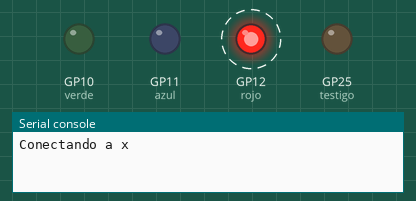
Recording of a program running on a simulated Raspberry Pi Pico running MicroPython. On the bench: output pins drawn as LEDs (lit = HIGH), the last lines printed to the serial console. Dashed ring = blinking. WiFi joins after 1.5 s; values from a settings file that is not in the repository are placeholders.

Above: at 0.1 s.
At 39.25 s:
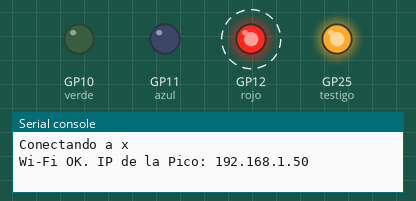
Timing chart, 0 to 40.0 s (numbered marks = the images above):
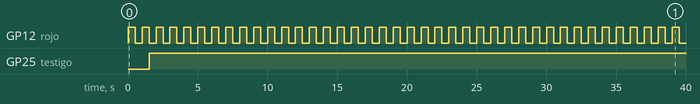

The program:

main.py
```python
"""
main.py — Firmware de la Raspberry Pi Pico 2 W en la cabeza de TR (MicroPython)
================================================================================
El PC lo hace todo; la Pico solo obedece por Wi-Fi: recibe órdenes UDP y mueve
los servos (por el PCA9685) y los 3 LEDs de estado.

Órdenes (texto, puerto 4210):
    S <canal> <grados>   servo: 0 pan, 1 tilt, 2 mandíbula (se recorta a LIMITES)
    L <estado>           LEDs: idle, listening, thinking, speaking, error, off
    P                    responde "TR-PICO pca=<0|1> ip=<ip>"

Conexiones: PCA9685 SDA → GP4 (pin 6), SCL → GP5 (pin 7), VCC → 3V3 OUT (pin 36),
GND → pin 38. LEDs con 330 Ω: verde GP10 (pin 14), azul GP11 (pin 15), rojo GP12
(pin 16). Los servos se alimentan del V+ del PCA9685 con su propia fuente.

Instalar: copia este main.py y un config.py con WIFI_SSID y WIFI_PASSWORD a la
Pico (ver config_ejemplo.py). El rojo parpadea si no hay Wi-Fi o si lleva más de
5 s sin noticias del PC. Los servos no se mueven hasta la primera orden.
"""
import socket
import time

import network
from machine import Pin, SoftI2C

import config

PUERTO = 4210
PIN_SDA, PIN_SCL = 4, 5  # GP4 (pin físico 6) y GP5 (pin físico 7); GP3 de esta Pico está dañado
LIMITES = {0: (30, 150), 1: (60, 120), 2: (60, 90)}  # topes de la mecánica del cráneo
PULSO_MIN_US, PULSO_MAX_US = 500, 2500               # 0° y 180° del servo
SILENCIO_MS = 5000
REINTENTO_WIFI_MS = 5000

# estado → {led: None (fijo) | (ms_encendido, ms_apagado)}; igual que led_node.py
PATRONES = {
    "idle": {"verde": None},
    "listening": {"azul": None},
    "thinking": {"azul": (250, 250)},
    "speaking": {"verde": (100, 100)},
    "error": {"rojo": None},
    "off": {},
}
PATRON_SIN_CONTACTO = {"rojo": (500, 500)}


class PCA9685:
    """Lo mínimo del chip: 50 Hz y ancho de pulso por canal."""

    def __init__(self, i2c, direccion=0x40):
        self.i2c, self.direccion = i2c, direccion
        self._escribir(0x00, b"\x10")      # MODE1: dormir para poder cambiar la frecuencia
        self._escribir(0xFE, bytes([121]))  # PRESCALE: 25 MHz / (4096 × 50 Hz) − 1
        self._escribir(0x00, b"\x20")      # despertar, autoincremento
        time.sleep_ms(5)
        self._escribir(0x00, b"\xa0")      # reiniciar los PWM

    def _escribir(self, registro, datos):
        self.i2c.writeto_mem(self.direccion, registro, datos)

    def angulo(self, canal, grados):
        pulso_us = PULSO_MIN_US + (PULSO_MAX_US - PULSO_MIN_US) * grados / 180
        fin = int(pulso_us * 4096 / 20000)  # periodo de 20 ms en 4096 pasos
        self._escribir(0x06 + 4 * canal, bytes([0, 0, fin & 0xFF, fin >> 8]))


class Leds:
    def __init__(self):
        self.pines = {"verde": Pin(10, Pin.OUT), "azul": Pin(11, Pin.OUT), "rojo": Pin(12, Pin.OUT)}
        self.patron = None
        self.inicio = 0

    def poner(self, patron, ahora):
        if patron is not self.patron:
            self.patron, self.inicio = patron, ahora

    def actualizar(self, ahora):
        for color, pin in self.pines.items():
            if color not in self.patron:
                pin.value(0)
            elif self.patron[color] is None:
                pin.value(1)
            else:
                encendido, apagado = self.patron[color]
                pin.value(time.ticks_diff(ahora, self.inicio) % (encendido + apagado) < encendido)


def liberar_bus():
    """Si un tirón de los servos cortó una transferencia, el PCA9685 puede quedarse
    sujetando SDA abajo. Unos pulsos de reloj le dejan terminar y suelta el bus."""
    sda = Pin(PIN_SDA, Pin.IN)
    scl = Pin(PIN_SCL, Pin.OPEN_DRAIN, value=1)
    for _ in range(9):
        if sda.value():
            break
        scl.value(0)
        time.sleep_us(10)
        scl.value(1)
        time.sleep_us(10)


def crear_pca():
    try:
        liberar_bus()
        # I2C por software: funciona en cualquier pareja de pines; 100 kHz aguanta mejor el ruido
        return PCA9685(SoftI2C(sda=Pin(PIN_SDA), scl=Pin(PIN_SCL), freq=100000))
    except OSError:
        print("No encuentro el PCA9685 (revisa SDA, SCL, VCC y GND)")
        return None


def recortar(canal, grados):
    minimo, maximo = LIMITES[canal]
    return max(minimo, min(maximo, grados))


def conectar_wifi(wlan):
    print("Conectando a", config.WIFI_SSID)
    wlan.active(True)
    wlan.config(pm=0xA11140)  # sin ahorro de energía: mucha menos latencia
    wlan.connect(config.WIFI_SSID, config.WIFI_PASSWORD)


def crear_socket():
    s = socket.socket(socket.AF_INET, socket.SOCK_DGRAM)
    s.bind(("0.0.0.0", PUERTO))
    s.setblocking(False)
    return s


def principal():
    wlan = network.WLAN(network.STA_IF)
    testigo = Pin("LED", Pin.OUT)  # LED de la placa: encendido = Wi-Fi conectado
    leds = Leds()
    pca = crear_pca()
    patron_pedido = PATRONES["idle"]
    ahora = time.ticks_ms()
    ultimo_contacto = time.ticks_add(ahora, -SILENCIO_MS)
    ultimo_intento = ahora
    conectar_wifi(wlan)
    sock = None

    while True:
        ahora = time.ticks_ms()
        if wlan.isconnected():
            if sock is None:
                sock = crear_socket()
                testigo.value(1)
                print("Wi-Fi OK. IP de la Pico:", wlan.ifconfig()[0])
        else:
            if sock is not None:
                sock.close()
                sock = None
                testigo.value(0)
            if time.ticks_diff(ahora, ultimo_intento) > REINTENTO_WIFI_MS:
                ultimo_intento = ahora
                conectar_wifi(wlan)

        if sock is not None:
            try:
                datos, origen = sock.recvfrom(64)
            except OSError:
                datos = None
            if datos:
                partes = datos.decode("ascii", "ignore").split()
                try:
                    if partes[0] == "S" and int(partes[1]) in LIMITES:
                        canal = int(partes[1])
                        if pca is None:
                            pca = crear_pca()
                        if pca is not None:
                            pca.angulo(canal, recortar(canal, float(partes[2])))
                        ultimo_contacto = ahora
                    elif partes[0] == "L" and partes[1] in PATRONES:
                        patron_pedido = PATRONES[partes[1]]
                        ultimo_contacto = ahora
                    elif partes[0] == "P":
                        if pca is None:
                            pca = crear_pca()
                        respuesta = "TR-PICO pca=%d ip=%s" % (pca is not None, wlan.ifconfig()[0])
                        sock.sendto(respuesta.encode(), origen)
                except (IndexError, ValueError):
                    pass  # orden mal formada: se ignora
                except OSError:
                    print("Se perdió el PCA9685")
                    pca = None

        sin_contacto = sock is None or time.ticks_diff(ahora, ultimo_contacto) > SILENCIO_MS
        leds.poner(PATRON_SIN_CONTACTO if sin_contacto else patron_pedido, ahora)
        leds.actualizar(ahora)
        time.sleep_ms(2)


principal()
```

Measured:
- by itself, GP12 (rojo): alternates HIGH for 0.50 s and LOW for 0.50 s
- by itself, GP25 (testigo): LOW → HIGH at 1.5 s
